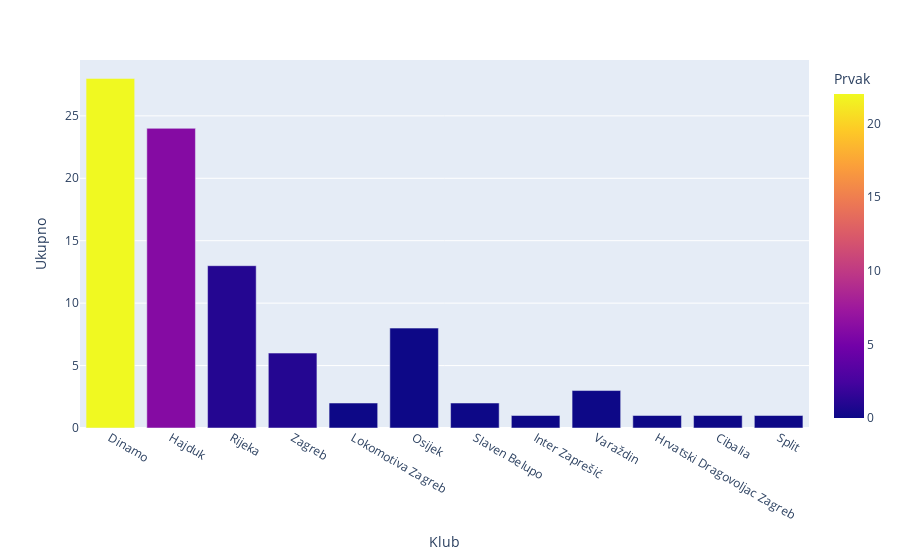

Notebook code cell kept with this figure:
### Code cell
fig = px.bar(hnl_df, x='Klub', y='Ukupno', color='Prvak')
fig.show()

### Figure 1 — Plotly figure (JSON) as saved in the notebook; plotly's stock layout.template omitted (floating-point values rounded to 4 significant figures)
{"data": [{"alignmentgroup": "True", "hovertemplate": "Klub=%{x}<br>Ukupno=%{y}<br>Prvak=%{marker.color}<extra></extra>", "legendgroup": "", "marker": {"color": [22, 6, 1, 1, 0, 0, 0, 0, 0, 0, 0, 0], "coloraxis": "coloraxis", "pattern": {"shape": ""}}, "name": "", "offsetgroup": "", "orientation": "v", "showlegend": false, "textposition": "auto", "type": "bar", "x": ["Dinamo", "Hajduk", "Rijeka", "Zagreb", "Lokomotiva Zagreb", "Osijek", "Slaven Belupo", "Inter Zaprešić", "Varaždin", "Hrvatski Dragovoljac Zagreb", "Cibalia", "Split"], "xaxis": "x", "y": [28, 24, 13, 6, 2, 8, 2, 1, 3, 1, 1, 1], "yaxis": "y"}], "layout": {"barmode": "relative", "coloraxis": {"colorbar": {"title": {"text": "Prvak"}}, "colorscale": [[0, "#0d0887"], [0.1111, "#46039f"], [0.2222, "#7201a8"], [0.3333, "#9c179e"], [0.4444, "#bd3786"], [0.5556, "#d8576b"], [0.6667, "#ed7953"], [0.7778, "#fb9f3a"], [0.8889, "#fdca26"], [1, "#f0f921"]]}, "legend": {"tracegroupgap": 0}, "margin": {"t": 60}, "xaxis": {"anchor": "y", "domain": [0, 1], "title": {"text": "Klub"}}, "yaxis": {"anchor": "x", "domain": [0, 1], "title": {"text": "Ukupno"}}}}
